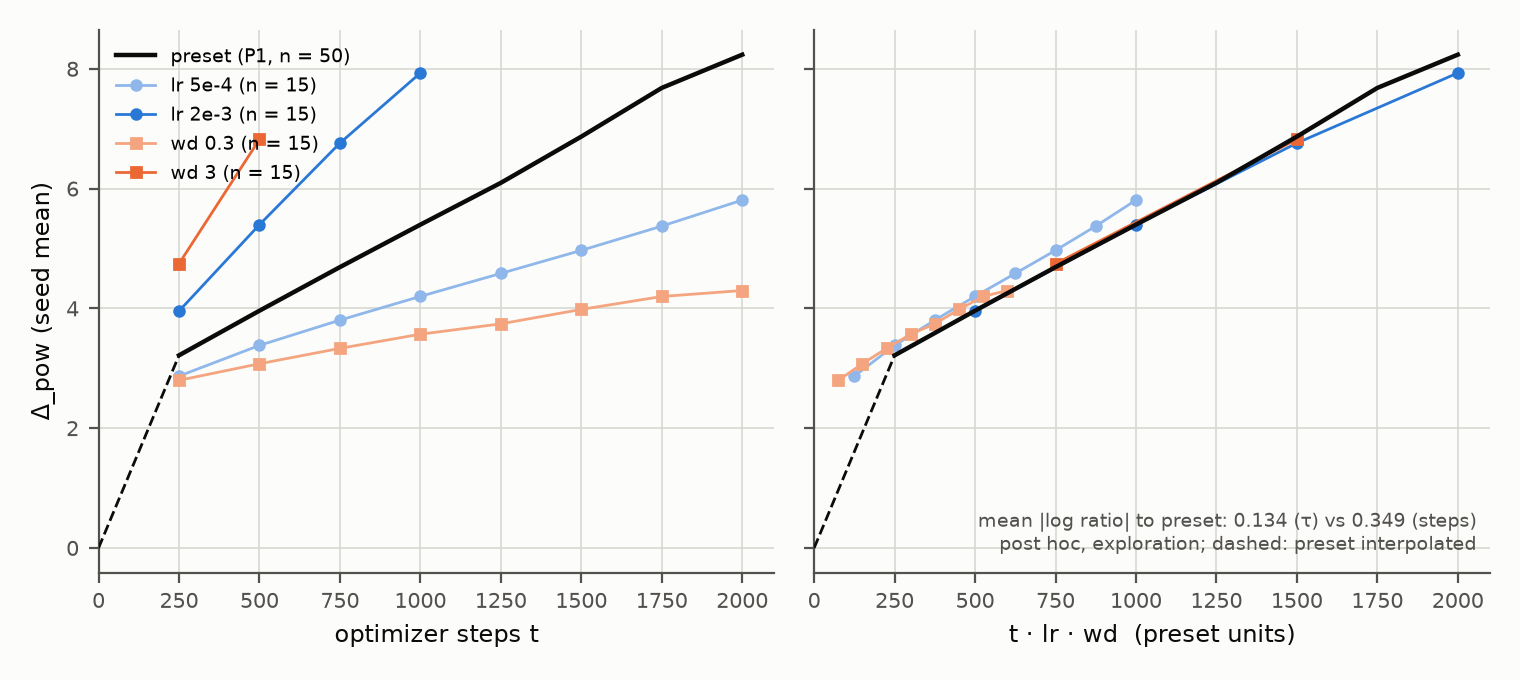

This figure's Python source:
"""Figure 12 (draft, EXPLORATION, post hoc on seen data; appendix candidate, not a confirmed result): R1 steering size over
time. Left: Delta_pow (seed means) of the four R1 lr/wd cells (15 seeds each) and the P1 preset (50 seeds) against optimizer
steps. Right: the same against t * lr * wd in preset units (tau). Only points with tau <= 2000 are available for the cells
(the preset stops at 2000). Registered reading of the post hoc: "partial" (misfit at tau < 250, where the preset is only
known at steps 0 and 250; dashed segment). Reads only lab/confirm/R1_posthoc_lrwd_time_s44.json.
Output: fig12_r1_lrwd_time.png/.svg.
  python lab/paper/figures/fig12_r1_lrwd_time.py
"""
from __future__ import annotations

import json
from pathlib import Path

import matplotlib

matplotlib.use("Agg")
import matplotlib.pyplot as plt  # noqa: E402

HERE = Path(__file__).resolve().parent
LAB = HERE.parents[1]
INK, MUTED, SURFACE, GRID = "#0b0b0b", "#52514e", "#fcfcfb", "#d9d8d3"
CELLS = {"lr5e-4": ("lr 5e-4", "#8fb7ea", "o"), "lr2e-3": ("lr 2e-3", "#2a78d6", "o"),
         "wd0.3": ("wd 0.3", "#f4a57f", "s"), "wd3": ("wd 3", "#eb6834", "s")}


def main() -> None:
    d = json.loads((LAB / "confirm/R1_posthoc_lrwd_time_s44.json").read_text(encoding="utf-8"))
    pre = sorted((int(k), v) for k, v in d["preset_curve"].items())
    assert pre[0] == (0, 0.0) and abs(pre[-1][1] - 8.236) < 1e-3
    fig, axes = plt.subplots(1, 2, figsize=(7.6, 3.4), facecolor=SURFACE, sharey=True)
    for ax, key, xlabel in ((axes[0], "t", "optimizer steps t"), (axes[1], "tau", "t · lr · wd  (preset units)")):
        ax.set_facecolor(SURFACE)
        ax.grid(color=GRID, linewidth=0.6)
        ax.set_axisbelow(True)
        for side in ("top", "right"):
            ax.spines[side].set_visible(False)
        for side in ("left", "bottom"):
            ax.spines[side].set_color(MUTED)
        ax.plot([s for s, _ in pre[1:]], [v for _, v in pre[1:]], color=INK, linewidth=1.6, label="preset (P1, n = 50)", zorder=3)
        ax.plot([0, 250], [0, pre[1][1]], color=INK, linewidth=1.0, linestyle="--", zorder=3)
        for cell, (lab, col, mk) in CELLS.items():
            rows = d["cells"][cell]
            ax.plot([r[key] for r in rows], [r["cell_mean"] for r in rows], color=col, marker=mk, markersize=3.5,
                    linewidth=1.0, label=f"{lab} (n = 15)", zorder=2)
        ax.set_xlim(0, 2100)
        ax.set_xlabel(xlabel, fontsize=8.5, color=INK)
        ax.tick_params(colors=MUTED, labelsize=7.5)
    axes[0].set_ylabel("Δ_pow (seed mean)", fontsize=8.5, color=INK)
    axes[0].legend(fontsize=7, frameon=False, loc="upper left")
    m = d["mean_abs_log_ratio"]
    axes[1].text(0.98, 0.03, f"mean |log ratio| to preset: {m['tau']:.3f} (τ) vs {m['steps']:.3f} (steps)\n"
                 "post hoc, exploration; dashed: preset interpolated", transform=axes[1].transAxes, ha="right", va="bottom",
                 fontsize=6.8, color=MUTED)
    fig.tight_layout()
    for ext in ("png", "svg"):
        fig.savefig(HERE / f"fig12_r1_lrwd_time.{ext}", dpi=200, facecolor=SURFACE)
    print("[fig12] written")


if __name__ == "__main__":
    main()
